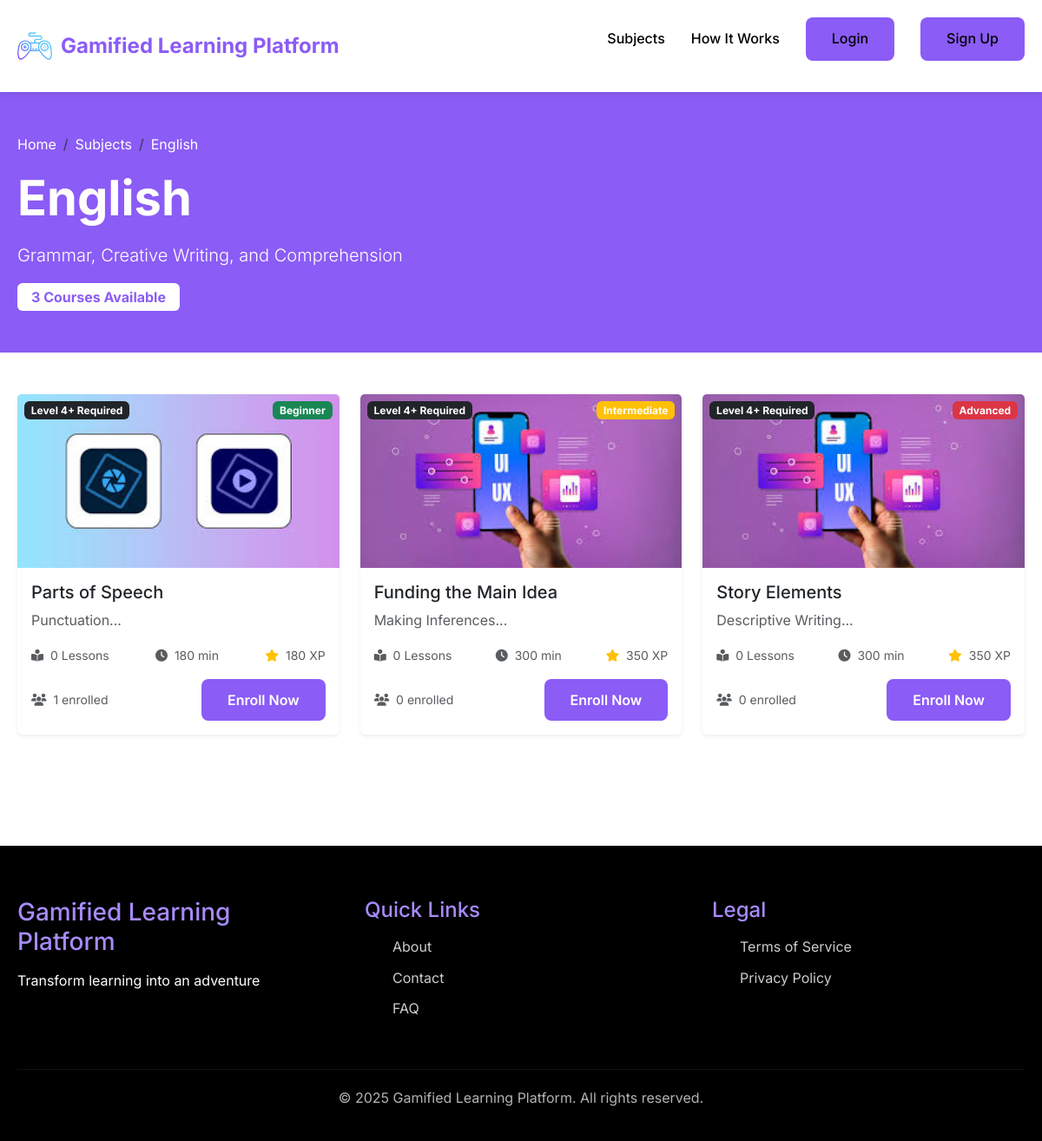
/pages/courses.php?subject_id=8, run on the app's committed database.
### tables this page shows
CREATE TABLE subjects (
    subject_id INT PRIMARY KEY AUTO_INCREMENT,
    subject_name VARCHAR(100) NOT NULL,
    description TEXT,
    icon VARCHAR(255),
    is_active BOOLEAN DEFAULT TRUE,
    created_at TIMESTAMP DEFAULT CURRENT_TIMESTAMP
);

CREATE TABLE courses (
    course_id INT PRIMARY KEY AUTO_INCREMENT,
    subject_id INT NOT NULL,
    course_title VARCHAR(200) NOT NULL,
    description TEXT,
    difficulty ENUM('beginner', 'intermediate', 'advanced', 'expert') DEFAULT 'beginner',
    required_level INT DEFAULT 1,
    thumbnail VARCHAR(255),
    estimated_duration INT,  
    xp_reward INT DEFAULT 100,
    is_published BOOLEAN DEFAULT TRUE,
    created_by INT,  
    created_at TIMESTAMP DEFAULT CURRENT_TIMESTAMP,
    updated_at TIMESTAMP DEFAULT CURRENT_TIMESTAMP ON UPDATE CURRENT_TIMESTAMP,
    FOREIGN KEY (subject_id) REFERENCES subjects(subject_id) ON DELETE CASCADE,
    FOREIGN KEY (created_by) REFERENCES users(user_id) ON DELETE SET NULL
);

### includes/session.php (called while the page is built, shortened)
<?php
function is_logged_in() {
    return isset($_SESSION['user_id']);
}
?>

### pages/courses.php (the view, shortened to what this page needs)
<?php
require_once '../includes/header.php';
require_once INCLUDES_PATH .'navbar.php';
$subject_id = isset($_GET['subject_id']) ? (int)$_GET['subject_id'] : 0;
$stmt = $conn->prepare("SELECT * FROM subjects WHERE subject_id = ? AND is_active = 1");
$stmt->execute([$subject_id]);
$subject = $stmt->fetch();
$stmt = $conn->prepare("
    SELECT c.*,
           (SELECT COUNT(*) FROM lessons WHERE course_id = c.course_id) as lesson_count,
           (SELECT COUNT(*) FROM user_courses WHERE course_id = c.course_id) as enrolled_count
    FROM courses c
    WHERE c.subject_id = ? AND c.is_published = 1
    ORDER BY c.created_at DESC
");
$stmt->execute([$subject_id]);
$courses = $stmt->fetchAll();
?>
<section class="bg-purple text-white py-5">
    <div class="container">
        <nav aria-label="breadcrumb">
            <ol class="breadcrumb">
                <li class="breadcrumb-item"><a href="/" class="text-white">Home</a></li>
                <li class="breadcrumb-item"><a href="/pages/subjects.php" class="text-white">Subjects</a></li>
                <li class="breadcrumb-item active text-white"><?php echo htmlspecialchars($subject['subject_name']); ?></li>
            </ol>
        </nav>
        <h1 class="display-4 fw-bold mb-3"><?php echo htmlspecialchars($subject['subject_name']); ?></h1>
        <p class="lead"><?php echo htmlspecialchars($subject['description']); ?></p>
        <div class="mt-3">
            <span class="badge bg-white text-purple fs-6 px-3 py-2">
                <?php echo count($courses); ?> Courses Available
            </span>
        </div>
    </div>
</section>
<section class="py-5">
    <div class="container">
        <?php if (empty($courses)): ?>
            <div class="text-center py-5">
                <i class="fas fa-book-open fa-4x text-muted mb-3"></i>
                <h3>No courses available yet</h3>
                <p class="text-muted">Courses for this subject are coming soon!</p>
                <a href="/pages/subjects.php" class="btn btn-primary">Browse Other Subjects</a>
            </div>
        <?php else: ?>
            <div class="row g-4">
                <?php foreach ($courses as $course): ?>
                    <div class="col-md-4">
                        <div class="card h-100 border-0 shadow-sm hover-lift">
                            <div class="position-relative">
                                <img src="<?php echo UPLOAD_URL; ?>thumbnails/<?php echo $course['thumbnail']; ?>"
                                     class="card-img-top" alt="<?php echo htmlspecialchars($course['course_title']); ?>"
                                     style="height: 200px; object-fit: cover;">
                                <span class="position-absolute top-0 end-0 m-2 badge bg-<?php
                                    echo $course['difficulty'] == 'beginner' ? 'success' :
                                        ($course['difficulty'] == 'intermediate' ? 'warning' :
                                        ($course['difficulty'] == 'advanced' ? 'danger' : 'dark'));
                                ?>">
                                    <?php echo ucfirst($course['difficulty']); ?>
                                </span>
                                <?php if ($course['required_level'] > 1): ?>
                                    <span class="position-absolute top-0 start-0 m-2 badge bg-dark">
                                        Level <?php echo $course['required_level']; ?>+ Required
                                    </span>
                                <?php endif; ?>
                            </div>
                            <div class="card-body">
                                <h5 class="card-title"><?php echo htmlspecialchars($course['course_title']); ?></h5>
                                <p class="card-text text-muted"><?php echo substr(htmlspecialchars($course['description']), 0, 100); ?>...</p>
                                <div class="d-flex justify-content-between text-muted small mb-3">
                                    <span><i class="fas fa-book-reader me-1"></i> <?php echo $course['lesson_count']; ?> Lessons</span>
                                    <span><i class="fas fa-clock me-1"></i> <?php echo $course['estimated_duration']; ?> min</span>
                                    <span><i class="fas fa-star me-1 text-warning"></i> <?php echo $course['xp_reward']; ?> XP</span>
                                </div>
                                <div class="d-flex justify-content-between align-items-center">
                                    <small class="text-muted">
                                        <i class="fas fa-users me-1"></i> <?php echo $course['enrolled_count']; ?> enrolled
                                    </small>
                                    <?php if (is_logged_in()): ?>
                                        <?php
                                        $stmt_check = $conn->prepare("SELECT * FROM user_courses WHERE user_id = ? AND course_id = ?");
                                        $stmt_check->execute([get_user_id(), $course['course_id']]);
                                        $is_enrolled = $stmt_check->rowCount() > 0;
                                        ?>
                                        <?php if ($is_enrolled): ?>
                                            <a href="/dashboard/course-details.php?id=<?php echo $course['course_id']; ?>"
                                               class="btn btn-sm btn-success">Continue</a>
                                        <?php else: ?>
                                            <a href="/actions/enroll-course.php?id=<?php echo $course['course_id']; ?>"
                                               class="btn btn-sm btn-primary">Enroll Now</a>
                                        <?php endif; ?>
                                    <?php else: ?>
                                        <a href="/auth/register.php" class="btn btn-sm btn-primary">Enroll Now</a>
                                    <?php endif; ?>
                                </div>
                            </div>
                        </div>
                    </div>
                <?php endforeach; ?>
            </div>
        <?php endif; ?>
    </div>
</section>
<?php require_once '../includes/footer.php'; ?>

### assets/css/colors.css (style rules this page uses)
:root { --purple-primary: #8B5CF6; --purple-dark: #7C3AED; --purple-light: #A78BFA; --black: #000000; --black-light: #1F1F1F; --white: #FFFFFF; --gray: #6B7280; --gray-light: #F3F4F6; --success: #10B981; --warning: #F59E0B; --danger: #EF4444; }
body { background: var(--white); color: var(--black); font-family: 'Inter', sans-serif; }
.btn-primary { background: var(--purple-primary); color: var(--white); padding: 12px 24px; border-radius: 8px; border: none; cursor: pointer; transition: 0.3s; }

### assets/css/style.css (style rules this page uses)
* { margin: 0; padding: 0; box-sizing: border-box; }
body { font-family: 'Inter', 'Segoe UI', Tahoma, Geneva, Verdana, sans-serif; background: var(--white); color: var(--black); line-height: 1.6; }
img { max-width: 100%; height: auto; display: block; }
a { text-decoration: none; color: inherit; }
.container { max-width: 1200px; margin: 0 auto; padding: 0 20px; }
.btn-primary { background: var(--purple-primary); color: var(--white); padding: 12px 30px; border-radius: 8px; border: none; cursor: pointer; font-size: 16px; font-weight: 600; transition: all 0.3s ease; display: inline-block; }
section { padding: 80px 0; }

### assets/css/custom.css (style rules this page uses)
:root { --bs-primary: #8B5CF6; --bs-primary-rgb: 139, 92, 246; }
body { font-family: 'Inter', sans-serif; }
.btn-primary { background: #8B5CF6; border-color: #8B5CF6; }
.text-purple { color: #8B5CF6 !important; }
.bg-purple { background-color: #8B5CF6 !important; }
.hover-lift { transition: transform 0.3s ease, box-shadow 0.3s ease; }
.text-purple { color: #8B5CF6; }
.bg-purple { background-color: #8B5CF6; }

### data on the page
subjects: subject_name "English", description "Grammar, Creative Writing, and Comprehension"
courses: thumbnail (picture), difficulty "Beginner", required_level "4", course_title "Parts of Speech", description "Punctuation", lesson_count "0", estimated_duration "180", xp_reward "180", enrolled_count "1"
courses: thumbnail (picture), difficulty "Intermediate", required_level "4", course_title "Funding the Main Idea", description "Making Inferences", lesson_count "0", estimated_duration "300", xp_reward "350", enrolled_count "0"
courses: thumbnail (picture), difficulty "Advanced", required_level "4", course_title "Story Elements", description "Descriptive Writing", lesson_count "0", estimated_duration "300", xp_reward "350", enrolled_count "0"

### other printed values
SITE_NAME "Gamified Learning Platform"
count($courses) "3"
